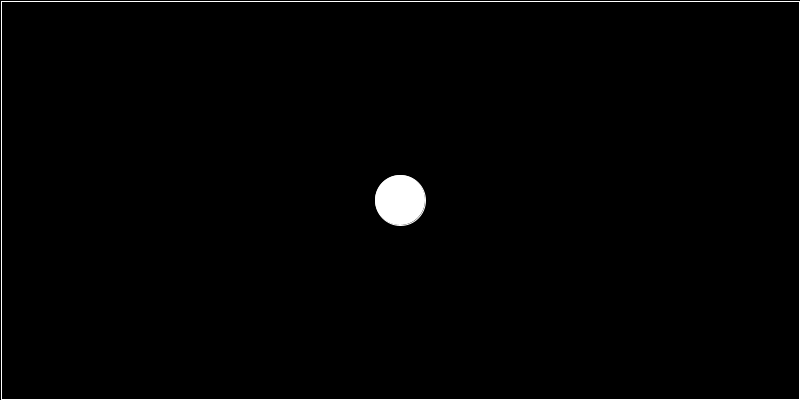
Frame 1 (no input)
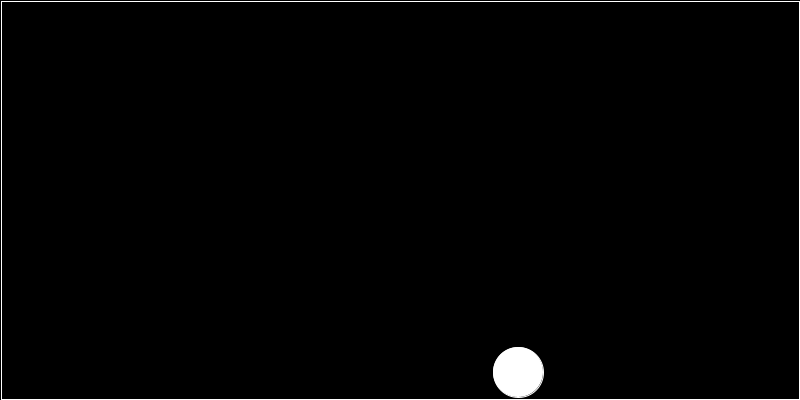
Frame 60 (the mouse pressed at the canvas centre just before this capture)
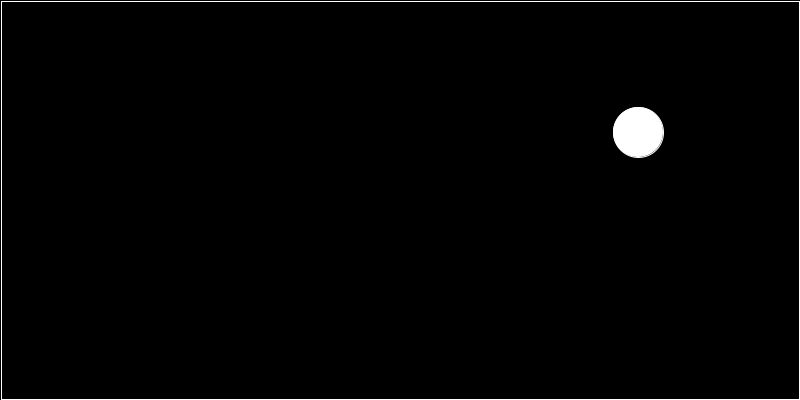
Frame 120 (the mouse held since frame 60 and released just before this capture)

The Processing sketch that drew these frames (run headless with seeded random() and noise(); from frame 60 on, the mouse is pressed at the canvas centre):

// Processing sketch: BSP_Video_kollision_raender
// ── BSP_Video_kollision_raender.pde
float ballX;
float ballY;
float ballVx;
float ballVy;

void setup() {
  size(800,400);
  ballX = width / 2;
  ballY = height / 2;
  ballVx = 2;
  ballVy = 4;
}
void draw() {
  background(0);
  noFill();
  stroke(255);
  rect(1,1,width-2,height-2);
  fill(255);
  circle(ballX, ballY, 50);
  ballX = ballX + ballVx;
  ballY = ballY + ballVy;
  if(ballX > 800) {
    ballX = width/2;
    ballY = height/2;
    ballVx = ballVx * -1;
    ballVy = ballVy * -1;
  } else if(ballX < 0) {
    ballX = width/2;
    ballY = height/2;
    ballVx = ballVx * -1;
    ballVy = ballVy * -1;
  }
  if(ballY > height || ballY < 0) {
    ballVy = ballVy * -1;
  }
}
